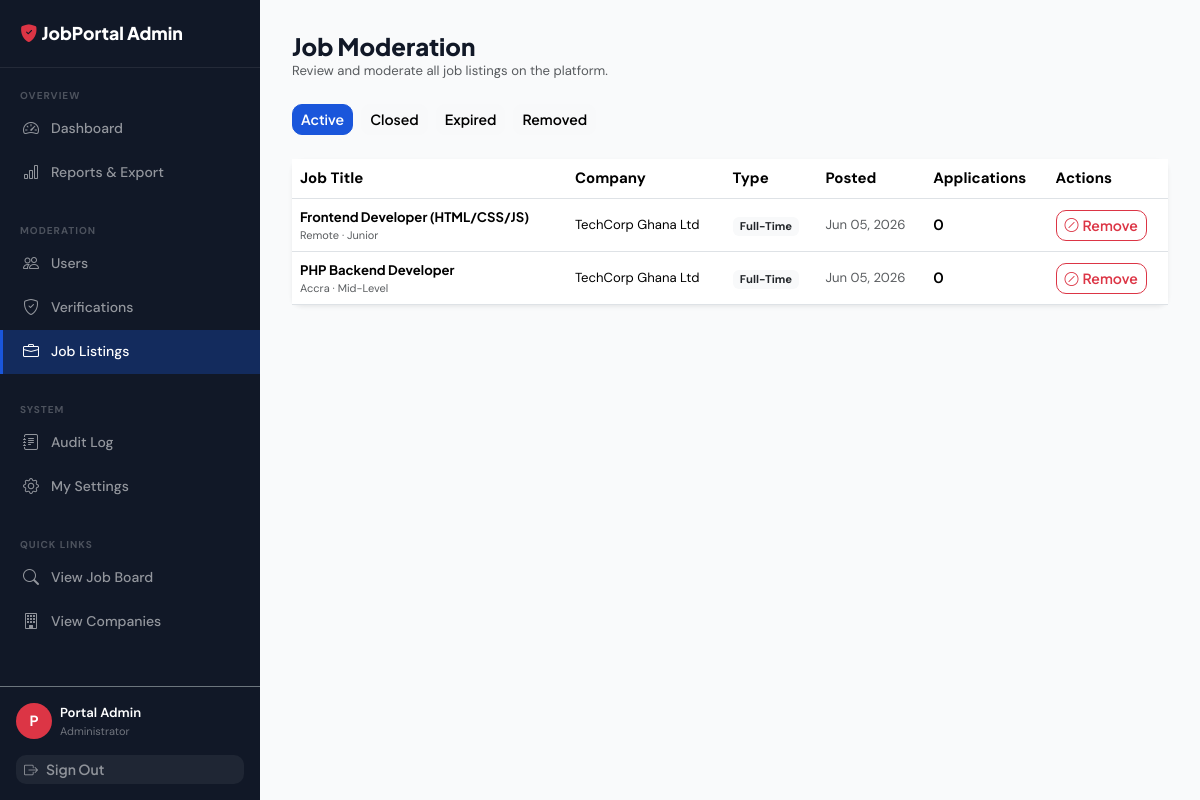
Page /public/admin/jobs (signed in) on the committed database.
### tables this page shows
CREATE TABLE job_listings (
    id                  INT UNSIGNED    NOT NULL AUTO_INCREMENT,
    employer_id         INT UNSIGNED    NOT NULL,
    title               VARCHAR(160)    NOT NULL,
    slug                VARCHAR(200)    NULL,
    description         LONGTEXT        NOT NULL,
    requirements        TEXT            NULL,
    responsibilities    TEXT            NULL,
    benefits            TEXT            NULL,
    location_city       VARCHAR(80)     NULL,
    location_country    VARCHAR(80)     NULL,
    is_remote           TINYINT(1)      NOT NULL DEFAULT 0,
    job_type            ENUM('full_time','part_time','contract','internship','freelance','volunteer') NOT NULL DEFAULT 'full_time',
    experience_level    ENUM('entry','junior','mid','senior','lead','executive') NOT NULL DEFAULT 'entry',
    industry            VARCHAR(100)    NULL,
    salary_min          DECIMAL(12,2)   NULL,
    salary_max          DECIMAL(12,2)   NULL,
    salary_currency     VARCHAR(5)      NOT NULL DEFAULT 'USD',
    salary_period       ENUM('hourly','monthly','yearly') NOT NULL DEFAULT 'yearly',
    salary_is_hidden    TINYINT(1)      NOT NULL DEFAULT 0  COMMENT 'Show "Competitive" instead of range',
    vacancies           TINYINT UNSIGNED NOT NULL DEFAULT 1,
    application_deadline DATE           NULL,
    status              ENUM('draft','active','closed','expired','removed') NOT NULL DEFAULT 'draft',
    is_featured         TINYINT(1)      NOT NULL DEFAULT 0,
    view_count          INT UNSIGNED    NOT NULL DEFAULT 0,
    application_count   INT UNSIGNED    NOT NULL DEFAULT 0,
    expires_at          TIMESTAMP       NULL,
    created_at          TIMESTAMP       NOT NULL DEFAULT CURRENT_TIMESTAMP,
    updated_at          TIMESTAMP       NOT NULL DEFAULT CURRENT_TIMESTAMP ON UPDATE CURRENT_TIMESTAMP,

    PRIMARY KEY (id),
    UNIQUE KEY uq_jl_slug (slug),
    INDEX idx_jl_employer_id (employer_id),
    INDEX idx_jl_status (status),
    INDEX idx_jl_job_type (job_type),
    INDEX idx_jl_experience_level (experience_level),
    INDEX idx_jl_location (location_city, location_country),
    INDEX idx_jl_industry (industry),
    INDEX idx_jl_salary (salary_min, salary_max),
    INDEX idx_jl_created_at (created_at),
    INDEX idx_jl_is_remote (is_remote),
    FULLTEXT INDEX ft_jl_search (title, description, requirements)
      COMMENT 'Enables FULLTEXT search on job listings',
    CONSTRAINT fk_jl_employer
        FOREIGN KEY (employer_id) REFERENCES employer_profiles(id) ON DELETE CASCADE
);

CREATE TABLE employer_profiles (
    id                  INT UNSIGNED    NOT NULL AUTO_INCREMENT,
    user_id             INT UNSIGNED    NOT NULL,
    company_name        VARCHAR(160)    NOT NULL,
    slug                VARCHAR(180)    NULL     COMMENT 'URL-friendly company name',
    industry            VARCHAR(100)    NULL,
    company_size        ENUM('1-10','11-50','51-200','201-500','501-1000','1000+') NULL,
    founded_year        YEAR            NULL,
    website             VARCHAR(300)    NULL,
    phone               VARCHAR(30)     NULL,
    email               VARCHAR(180)    NULL     COMMENT 'Company contact email',
    location_city       VARCHAR(80)     NULL,
    location_country    VARCHAR(80)     NULL,
    full_address        VARCHAR(300)    NULL,
    description         TEXT            NULL,
    logo_path           VARCHAR(300)    NULL,
    cover_image_path    VARCHAR(300)    NULL,
    linkedin_url        VARCHAR(300)    NULL,
    twitter_url         VARCHAR(300)    NULL,
    verification_status ENUM('pending','approved','rejected','suspended') NOT NULL DEFAULT 'pending',
    is_featured         TINYINT(1)      NOT NULL DEFAULT 0,
    profile_views       INT UNSIGNED    NOT NULL DEFAULT 0,
    created_at          TIMESTAMP       NOT NULL DEFAULT CURRENT_TIMESTAMP,
    updated_at          TIMESTAMP       NOT NULL DEFAULT CURRENT_TIMESTAMP ON UPDATE CURRENT_TIMESTAMP,

    PRIMARY KEY (id),
    UNIQUE KEY uq_ep_user_id (user_id),
    UNIQUE KEY uq_ep_slug (slug),
    INDEX idx_ep_verification (verification_status),
    INDEX idx_ep_industry (industry),
    INDEX idx_ep_location (location_city, location_country),
    CONSTRAINT fk_ep_user
        FOREIGN KEY (user_id) REFERENCES users(id) ON DELETE CASCADE
);

### core/Controller.php (called while the page is built, shortened)
<?php
abstract class Controller
{
    protected function view(string $view, array $data = [], string $layout = 'main'): void
    {
        extract($data, EXTR_SKIP);
        $viewFile = ROOT_PATH . "/app/views/{$view}.php";
        ob_start(); require $viewFile; $content = ob_get_clean();
    }
    protected function currentPage(): int { return max(1, (int)($_GET['page'] ?? 1)); }
}

### app/controllers/AdminController.php (called while the page is built, shortened)
<?php
require_once ROOT_PATH . '/core/Controller.php';
class AdminController extends Controller
{
    private Database $db;
    public function __construct()
    {
        $this->db = Database::getInstance();
    }
    public function jobs(): void
    {
        $status = $_GET['status'] ?? 'active';
        $sql    = "SELECT jl.*, ep.company_name FROM job_listings jl
                   JOIN employer_profiles ep ON ep.id = jl.employer_id
                   WHERE jl.status = ? ORDER BY jl.created_at DESC";
        $paged  = $this->paginate_raw($sql, [$status], $this->currentPage(), 20);
        $this->view('admin/jobs', [
            'title'  => 'Job Moderation',
            'jobs'   => $paged['data'],
            'paging' => $paged,
            'status' => $status,
        ], 'admin');
    }
    private function paginate_raw(string $sql, array $params, int $page, int $perPage): array
    {
        $page   = max(1, $page);
        $offset = ($page - 1) * $perPage;
        $total  = (int)$this->db->fetchColumn(
            "SELECT COUNT(*) FROM ($sql) AS _c", $params
        );
        return [
            'data'         => $this->db->fetchAll("$sql LIMIT $perPage OFFSET $offset", $params),
            'total'        => $total,
            'pages'        => (int)ceil($total / $perPage),
            'current_page' => $page,
            'per_page'     => $perPage,
        ];
    }
}

### public/index.php (called while the page is built, shortened)
<?php
spl_autoload_register(function (string $class): void {
    $paths = [
        ROOT_PATH . '/core/'           . $class . '.php',
        ROOT_PATH . '/app/middleware/' . $class . '.php',
    ];
    foreach ($paths as $file) {
        if (file_exists($file)) { require_once $file; return; }
    }
});
require_once ROOT_PATH . '/app/helpers/functions.php';
$router = new Router();
$router->dispatch();

### core/Database.php (called while the page is built, shortened)
<?php
class Database
{
    private static ?Database $instance = null;
    private PDO $pdo;
    private function __construct()
    {
        $cfg = require ROOT_PATH . '/config/database.php';
        $dsn = "mysql:host={$cfg['host']};port={$cfg['port']};dbname={$cfg['dbname']};charset=utf8mb4";
        $opts = [
            PDO::ATTR_ERRMODE            => PDO::ERRMODE_EXCEPTION,
            PDO::ATTR_DEFAULT_FETCH_MODE => PDO::FETCH_ASSOC,
            PDO::ATTR_EMULATE_PREPARES   => false,
            PDO::MYSQL_ATTR_INIT_COMMAND => "SET NAMES utf8mb4 COLLATE utf8mb4_unicode_ci",
        ];
        try {
            $this->pdo = new PDO($dsn, $cfg['username'], $cfg['password'], $opts);
        } catch (PDOException $e) {
            throw new RuntimeException('DB connection failed: ' . $e->getMessage());
        }
    }
    public static function getInstance(): static
    {
        if (static::$instance === null) static::$instance = new static();
        return static::$instance;
    }
    public function query(string $sql, array $params = []): PDOStatement
    {
        $stmt = $this->pdo->prepare($sql);
        $stmt->execute($params);
        return $stmt;
    }
    public function fetchAll(string $sql, array $params = []): array
    {
        return $this->query($sql, $params)->fetchAll();
    }
    public function fetchColumn(string $sql, array $params = []): mixed
    {
        return $this->query($sql, $params)->fetchColumn();
    }
}

### config/database.php (called while the page is built)
<?php
return [
    'host'     => 'localhost',
    'port'     => '3306',
    'dbname'   => 'job_portal',
    'username' => 'root',
    'password' => '',
];

### app/helpers/functions.php (called while the page is built, shortened)
<?php
function e(mixed $v): string { return htmlspecialchars((string)$v, ENT_QUOTES|ENT_SUBSTITUTE, 'UTF-8'); }
function url(string $path = ''): string { return rtrim(BASE_URL, '/') . '/' . ltrim($path, '/'); }
function format_date(string $d, string $fmt = 'M d, Y'): string { return $d ? date($fmt, strtotime($d)) : '—'; }
function truncate(string $t, int $len = 100): string
{
    $t = strip_tags($t);
    return mb_strlen($t) <= $len ? $t : mb_substr($t, 0, $len) . '…';
}
function status_label(string $s): string
{
    return match($s) {
        'applied'             => 'Applied',
        'under_review'        => 'Under Review',
        'shortlisted'         => 'Shortlisted',
        'interview_scheduled' => 'Interview Scheduled',
        'offered'             => 'Offer Received',
        'hired'               => 'Hired',
        'rejected'            => 'Not Selected',
        'withdrawn'           => 'Withdrawn',
        'full_time'           => 'Full-Time',
        'part_time'           => 'Part-Time',
        'contract'            => 'Contract',
        'internship'          => 'Internship',
        'entry'               => 'Entry Level',
        'junior'              => 'Junior',
        'mid'                 => 'Mid-Level',
        'senior'              => 'Senior',
        default               => ucfirst(str_replace('_',' ',$s)),
    };
}

### app/views/admin/jobs.php (the view, shortened to what this page needs)
<div class="d-flex align-items-center justify-content-between mb-4 flex-wrap gap-2">
    <div>
        <h1 class="h4 fw-800 mb-0">Job Moderation</h1>
        <p class="text-muted small mb-0">Review and moderate all job listings on the platform.</p>
    </div>
</div>
<div class="d-flex gap-2 mb-4 flex-wrap">
    <?php foreach (['active'=>'Active','closed'=>'Closed','expired'=>'Expired','removed'=>'Removed'] as $v=>$l): ?>
    <a href="?status=<?= $v ?>"
       class="btn btn-sm <?= $status === $v ? 'btn-primary' : 'btn-light' ?>">
        <?= $l ?>
    </a>
    <?php endforeach; ?>
</div>
<div class="card border-0 shadow-sm">
    <div class="table-responsive">
        <table class="table table-hover align-middle mb-0">
            <thead>
                <tr>
                    <th>Job Title</th>
                    <th>Company</th>
                    <th>Type</th>
                    <th>Posted</th>
                    <th>Applications</th>
                    <th>Actions</th>
                </tr>
            </thead>
            <tbody>
                <?php if (empty($jobs)): ?>
                <tr><td colspan="6" class="text-center py-4 text-muted">No jobs found.</td></tr>
                <?php else: ?>
                <?php foreach ($jobs as $job): ?>
                <tr>
                    <td>
                        <div class="fw-700 small"><?= e(truncate($job['title'], 50)) ?></div>
                        <div class="text-muted" style="font-size:11px;">
                            <?= $job['is_remote'] ? 'Remote' : e($job['location_city'] ?? 'N/A') ?>
                            · <?= status_label($job['experience_level']) ?>
                        </div>
                    </td>
                    <td class="small"><?= e($job['company_name']) ?></td>
                    <td>
                        <span class="badge bg-light text-dark fw-500">
                            <?= status_label($job['job_type']) ?>
                        </span>
                    </td>
                    <td class="text-muted small"><?= format_date($job['created_at'], 'M d, Y') ?></td>
                    <td class="fw-600"><?= number_format($job['application_count']) ?></td>
                    <td>
                        <?php if ($job['status'] === 'active'): ?>
                        <form method="POST" action="<?= url('/admin/jobs/' . $job['id'] . '/remove') ?>"
                              data-no-loading class="d-inline">
                            <button type="submit" class="btn btn-sm btn-outline-danger"
                                    data-confirm="Remove this job listing from the platform?">
                                <i class="bi bi-slash-circle me-1"></i>Remove
                            </button>
                        </form>
                        <?php elseif ($job['status'] === 'removed'): ?>
                        <span class="badge bg-secondary">Removed</span>
                        <?php else: ?>
                        <span class="badge bg-secondary"><?= ucfirst($job['status']) ?></span>
                        <?php endif; ?>
                    </td>
                </tr>
                <?php endforeach; ?>
                <?php endif; ?>
            </tbody>
        </table>
    </div>
</div>

### core/Router.php (shortened to what this page needs)
<?php
class Router
{
    private array $routes = [];
    private array $groupMiddleware = [];
    private string $groupPrefix = '';
    public function group(array $opts, callable $cb): void
    {
        $prevPrefix = $this->groupPrefix;
        $prevMw     = $this->groupMiddleware;
        $this->groupPrefix     .= ($opts['prefix'] ?? '');
        $this->groupMiddleware  = array_merge($this->groupMiddleware, $opts['middleware'] ?? []);
        $this->groupPrefix     = $prevPrefix;
        $this->groupMiddleware = $prevMw;
    }
    private function add(string $method, string $path, string $handler, array $mw): void
    {
        $full = $this->groupPrefix . $path;
        $this->routes[] = [
            'method'  => $method,
            'pattern' => '#^' . preg_replace('/\{([a-zA-Z_]+)\}/', '(?P<$1>[^/]+)', $full) . '$#',
            'handler' => $handler,
            'mw'      => array_merge($this->groupMiddleware, $mw),
        ];
    }
    public function dispatch(): void
    {
        $method = $_SERVER['REQUEST_METHOD'];
        $uri    = $this->uri();
        foreach ($this->routes as $route) {
            if ($route['method'] !== $method) continue;
            if (!preg_match($route['pattern'], $uri, $matches)) continue;
            $params = array_filter($matches, 'is_string', ARRAY_FILTER_USE_KEY);
            $this->call($route['handler'], $params);
            return;
        }
    }
    private function uri(): string
    {
        $uri  = parse_url($_SERVER['REQUEST_URI'], PHP_URL_PATH);
        $base = rtrim(dirname($_SERVER['SCRIPT_NAME']), '/');
        if ($base && str_starts_with($uri, $base)) $uri = substr($uri, strlen($base));
        return '/' . ltrim($uri ?: '/', '/');
    }
    private function call(string $handler, array $params): void
    {
        [$class, $method] = explode('@', $handler, 2);
        $ctrl = new $class();
        $ctrl->$method($params);
    }
}

### public/assets/css/style.css (style rules this page uses)
:root { --primary:#1A56DB;--primary-dark:#1347c8;--primary-light:#EBF5FF;--dark:#111827;--muted:#6B7280;--border:#E5E7EB;--bg:#F9FAFB;--radius:10px;--shadow:0 4px 16px rgba(0,0,0,.08); }
body { font-family:'DM Sans',sans-serif;font-size:15px;color:var(--dark);background:#fff;-webkit-font-smoothing:antialiased; }
h1,h2,h3,h4,h5,h6,.navbar-brand,.fw-700,.fw-800 { font-family:'Plus Jakarta Sans',sans-serif; }
.fw-700 { font-weight:700!important }
.fw-800 { font-weight:800!important }
.fw-600 { font-weight:600!important }
.btn { font-family:'Plus Jakarta Sans',sans-serif;font-weight:600;border-radius:var(--radius);transition:all .2s; }
.btn-primary { background:var(--primary);border-color:var(--primary); }
.card { border:1px solid var(--border);border-radius:var(--radius);box-shadow:0 1px 3px rgba(0,0,0,.08); }
html { scroll-behavior: smooth; }

### rows in the picture
job_listings: title "Frontend Developer (HTML/CSS/JS)", is_remote "Remote", experience_level "Junior", employer.company_name "TechCorp Ghana Ltd", job_type "Full-Time", created_at "Jun 05, 2026", application_count "0"
job_listings: title "PHP Backend Developer", location_city "Accra", experience_level "Mid-Level", employer.company_name "TechCorp Ghana Ltd", job_type "Full-Time", created_at "Jun 05, 2026", application_count "0"

### other values in the picture
$label "Dashboard Reports & Export Users Verifications Job Listings Audit Log My Settings View Job Board View Companies"
$l "Active"
$l "Closed"
$l "Expired"
$l "Removed"
